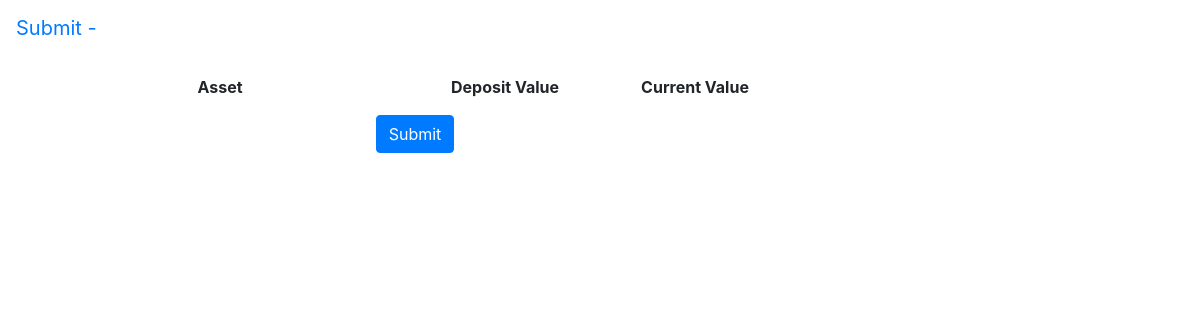
The page /submit.php on the database as committed earlier.
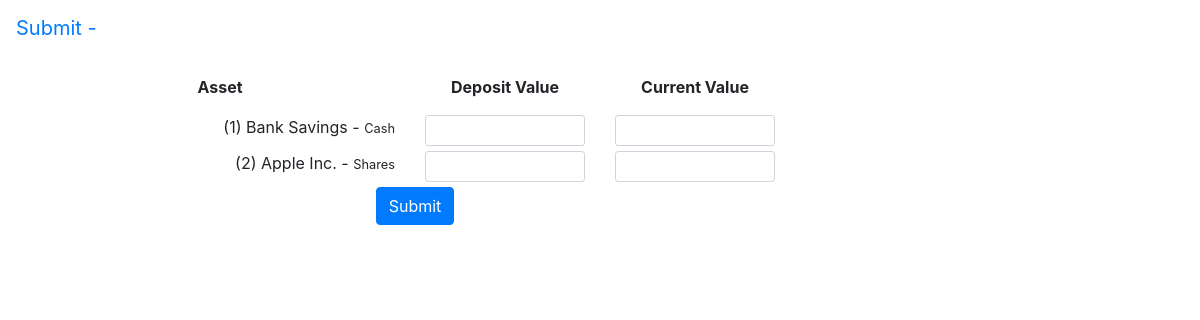
The same page on the database as committed later.
### tables this page shows
CREATE TABLE `asset_list` (
  `id` int(11) NOT NULL AUTO_INCREMENT,
  `asset_class` int(11) NOT NULL,
  `description` varchar(40) NOT NULL,
  PRIMARY KEY (`id`)
);

CREATE TABLE `asset_classes` (
  `id` int(11) NOT NULL AUTO_INCREMENT,
  `description` varchar(20) DEFAULT NULL,
  PRIMARY KEY (`id`)
);

### app/MySQL.php (called while the page is built, shortened)
<?php
class MySQL {
	private $handle = null;
	public function __construct($host, $port, $username, $password, $database) {
		try {
			$this->handle = new PDO("mysql:host=$host;port=$port;dbname=$database", $username, $password);
		}
		catch(PDOException $e) {
			return null;
		}
	}
	public function query($query, $data = null) {
		$qh = $this->handle->prepare($query);
		if ($data) {
			$qh->execute($data);
		} else {
			$qh->execute();
		}
		return $qh;
	}
	public function fetch($qh) {
		$qh->setFetchMode(PDO::FETCH_ASSOC);
		return $qh->fetch();
	}
}

### public/submit.php (the view, shortened to what this page needs)
<?php
require_once('../app/MySQL.php');
$mysql = new MySQL($config['SQL_HOSTNAME'], $config['SQL_PORT'], $config['SQL_USERNAME'], $config['SQL_PASSWORD'], $config['SQL_DATABASE']);
function is_valid($field) {
        if ($_POST) {
                if (is_numeric($_POST[$field])) {
                        return 1;
                }
        } else {
		return 1;
	}
        return 0;
}
?>
<!DOCTYPE html>
<html lang="en">
        <head>
                <link rel="stylesheet" href="https://maxcdn.bootstrapcdn.com/bootstrap/4.0.0-alpha.6/css/bootstrap.min.css">
        </head>
        <body>
                <nav class="navbar navbar-toggleable-md navbar-inverse fixed-top bg-inverse">
                        <a class="navbar-brand" href="submit.php">Submit - <?php echo $config['SQL_DATABASE']; ?></a>
                </nav>
                <div class="container-fluid">
                        <div class="row">
                                <div class="col">
                                        <div class="container">
		<?php
$display_form = true;
		?>
		<?php
if ($display_form == true) {
		?>
	<form method="post">
	<div class="form-group row">
	        <div class="col-4 text-center font-weight-bold">
	                Asset
	        </div>
	        <div class="col-2 text-center font-weight-bold">
	                Deposit Value
	        </div>
	        <div class="col-2 text-center font-weight-bold">
	                Current Value
	        </div>
	</div>
	<?php
	$q = $mysql->query("SELECT * from asset_classes ORDER BY description ASC");
	while ($asset_class = $mysql->fetch($q)) {
	        $data = array(':class_id' => $asset_class['id']);
		$q2 = $mysql->query("SELECT * from asset_list WHERE asset_class = :class_id ORDER BY description ASC", $data);
		while ($asset = $mysql->fetch($q2)) {
		        $data = array(':asset_id' => $asset['id']);
			$q3 = $mysql->query("SELECT deposit_value, asset_value from asset_log WHERE asset_id = :asset_id ORDER BY epoch DESC LIMIT 1", $data);
			$values = $mysql->fetch($q3);
			?>
			<div class="form-group row" style="margin-bottom: 5px;">
			        <div class="col-4 text-right">
					<span><?php echo '('.$asset['id'].') '.$asset['description']; ?></span> -
					<span class="small"><?php echo $asset_class['description']; ?></span>
			        </div>
			        <div class="col-2 <?php echo !is_valid($asset['id']."_deposit") ? 'has-danger' : ''; ?>">
			                <input class="form-control form-control-sm" name="<?php echo $asset['id']."_deposit"; ?>" placeholder="<?php echo $values['deposit_value']; ?>" value="<?php echo isset($_POST[$asset['id']."_deposit"]) ? $_POST[$asset['id']."_deposit"] : ''; ?>"></input>
			        </div>
			        <div class="col-2 <?php echo !is_valid($asset['id']."_latest") ? 'has-danger' : ''; ?>">
			                <input class="form-control form-control-sm" name="<?php echo $asset['id']."_latest"; ?>" placeholder="<?php echo $values['asset_value']; ?>" value="<?php echo isset($_POST[$asset['id']."_latest"]) ? $_POST[$asset['id']."_latest"] : ''; ?>"></input>
			        </div>
			</div>
			<?php
		}
	}
	?>
	<div class="col-8 text-center">
		<button class="btn btn-primary" type="submit">Submit</button>
	</div>
	<?php
	echo "</form>";
}
?>

### public/submit.php (style rules this page uses)
body { padding-top: 75px; }

Rows that differ between the two databases and show on the page:
added asset_classes: description "Cash"
added asset_list: id "1", description "Bank Savings"
added asset_classes: description "Shares"
added asset_list: id "2", description "Apple Inc."
